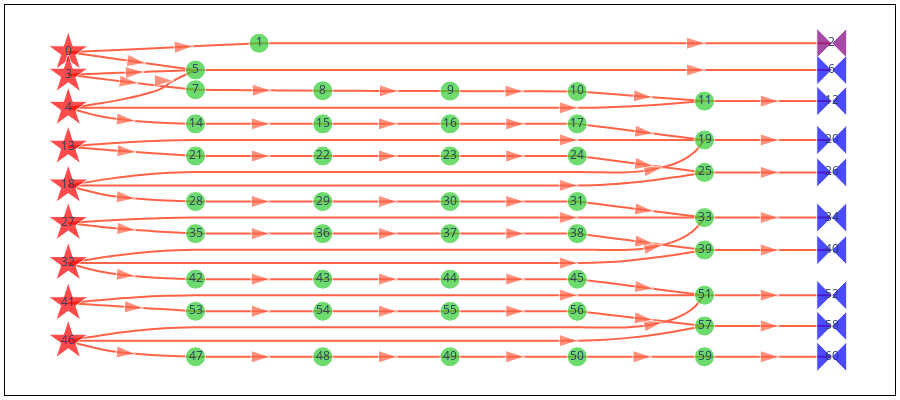

Notebook cell for this chart:
### Markdown cell above
The number of nodes in the `samplex` has grown considerably!

### Code cell
template_circuit, samplex = build(boxed_circuit)

fig = samplex.draw()
fig.update_layout(width=900, height=400)
fig.show()

### Figure 1 — Plotly figure (JSON) as saved in the notebook; plotly's stock layout.template omitted (floating-point values rounded to 4 significant figures; data arrays with more than 128 entries replaced by an {"elided": "..."} marker saying what was removed)
{"data": [{"hoverinfo": "text", "hovertext": {"elided": "692 null values"}, "line": {"color": "tomato", "shape": "spline", "smoothing": 1}, "marker": {"angleref": "previous", "size": {"elided": "692 int values"}, "symbol": {"elided": "692 str values"}}, "mode": "lines+markers", "type": "scatter", "x": {"elided": "692 float values"}, "xaxis": "x", "y": {"elided": "692 float values"}, "yaxis": "y"}, {"hoverinfo": "text", "hoverlabel": {"bgcolor": "lightyellow", "font": {"color": "black", "family": "Times New Roman"}}, "hovertext": ["<b>TwirlSamplingNode(<+lhs_0, +rhs_0>)</b><br>\n• <b>instantiates</b>: {lhs_0: (6, 'VirtualType.PAULI'), rhs_0: (6, 'VirtualType.PAULI')}<br>\n────────────────────────────<b></b><br>\n ▸ <b>LHS Register</b>: 'lhs_0'<br>\n ▸ <b>RHS Register</b>: 'rhs_0'<br>\n ▸ <b>Distribution</b>: UniformPauli(<num_subsystems=6, register_type=VirtualType.PAULI>)", "<b>SliceRegisterNode(<rhs_0(r), +z2_collect_1>)</b><br>\n• <b>reads_from</b>: {rhs_0: ([0, 1, 2, 3, 4, 5], 'VirtualType.PAULI')}<br>\n• <b>instantiates</b>: {z2_collect_1: (6, 'VirtualType.Z2')}<br>\n────────────────────────────<b></b>", "<b>CollectZ2ToOutputNode(<z2_collect_1(r)>)</b><br>\n• <b>reads_from</b>: {z2_collect_1: ([0, 1, 2, 3, 4, 5], 'VirtualType.Z2')}<br>\n• <b>outputs_to</b>: {measurement_flips.meas: ([0, 1, 2, 3, 4, 5], 'VirtualType.Z2')}<br>\n────────────────────────────<b></b><br>\n ▸ <b>Register Name</b>: 'z2_collect_1'<br>\n ▸ <b>Output Name</b>: measurement_flips.meas<br>\n ▸ <b>Subsystem Indices</b>: [0 1 2 3 4 5]", "<b>TwirlSamplingNode(<+lhs_2, +rhs_2>)</b><br>\n• <b>instantiates</b>: {lhs_2: (4, 'VirtualType.PAULI'), rhs_2: (4, 'VirtualType.PAULI')}<br>\n────────────────────────────<b></b><br>\n ▸ <b>LHS Register</b>: 'lhs_2'<br>\n ▸ <b>RHS Register</b>: 'rhs_2'<br>\n ▸ <b>Distribution</b>: UniformPauli(<num_subsystems=4, register_type=VirtualType.PAULI>)", "<b>TwirlSamplingNode(<+lhs_3, +rhs_3>)</b><br>\n• <b>instantiates</b>: {lhs_3: (6, 'VirtualType.PAULI'), rhs_3: (6, 'VirtualType.PAULI')}<br>\n────────────────────────────<b></b><br>\n ▸ <b>LHS Register</b>: 'lhs_3'<br>\n ▸ <b>RHS Register</b>: 'rhs_3'<br>\n ▸ <b>Distribution</b>: UniformPauli(<num_subsystems=6, register_type=VirtualType.PAULI>)", "<b>CombineRegistersNode(<lhs_0(r), rhs_2(r), rhs_3(r), +collect_4>)</b><br>\n• <b>reads_from</b>\n</br>&nbsp;&nbsp;&nbsp;&nbsp;&nbsp;• lhs_0: ([0, 1, 2, 3, 4, 5], 'VirtualType.PAULI')\n</br>&nbsp;&nbsp;&nbsp;&nbsp;&nbsp;• rhs_2: ([0, 1, 2, 3], 'VirtualType.PAULI')\n</br>&nbsp;&nbsp;&nbsp;&nbsp;&nbsp;• rhs_3: ([0, 5], 'VirtualType.PAULI')<br>\n• <b>instantiates</b>: {collect_4: (6, 'VirtualType.U2')}<br>\n────────────────────────────<b></b><br>\n ▸ <b>Output Type</b>: U2<br>\n ▸ <b>Output Num Subsystems</b>: 6<br>\n ▸ <b>Operands</b>: {'lhs_0': ([0, 1, 2, 3, 4, 5], [0, 1, 2, 3, 4, 5], 'VirtualType.PAULI'), 'rhs_2': ([0, 1, 2, 3], [1, 2, 3, 4], 'VirtualType.PAULI'), 'rhs_3': ([0, 5], [0, 5], 'VirtualType.PAULI')}", "<b>CollectTemplateValues(<collect_4(r)>)</b><br>\n• <b>reads_from</b>: {collect_4: ([0, 1, 2, 3, 4, 5], 'VirtualType.U2')}<br>\n────────────────────────────<b></b><br>\n ▸ <b>Output Name</b>: 'parameter_values'<br>\n ▸ <b>Template Indices</b>: [[120, 121, 122], [123, 124, 125], [126, 127, 128], [129, 130, 131], [132, 133, 134], [135, 136, 137]]<br>\n ▸ <b>Register Name</b>: 'collect_4'<br>\n ▸ <b><class 'samplomatic.synths.synth.Synth'></b>: RzSxSynth(<num_qubits_per_subsystem=1, num_params_per_subsystem=3>)", "<b>SliceRegisterNode(<lhs_2(r), +leftwards_5>)</b><br>\n• <b>reads_from</b>: {lhs_2: ([0, 1, 2, 3], 'VirtualType.PAULI')}<br>\n• <b>instantiates</b>: {leftwards_5: (4, 'VirtualType.PAULI')}<br>\n────────────────────────────<b></b>", "<b>PauliPastCliffordNode(<leftwards_5(r), leftwards_5(w)>)</b><br>\n• <b>reads_from</b>: {leftwards_5: ([0, 1, 2, 3], 'VirtualType.PAULI')}<br>\n• <b>writes_to</b>: {leftwards_5: ([0, 1, 2, 3], 'VirtualType.PAULI')}<br>\n────────────────────────────<b></b><br>\n ▸ <b>Operation</b>: 'cx'<br>\n ▸ <b>Register Name</b>: 'leftwards_5'<br>\n ▸ <b>Subsystem Indices</b>: [[0, 1], [2, 3]]", "<b>SliceRegisterNode(<leftwards_5(r), +leftwards_6>)</b><br>\n• <b>reads_from</b>: {leftwards_5: ([0, 1, 2, 3], 'VirtualType.PAULI')}<br>\n• <b>instantiates</b>: {leftwards_6: (4, 'VirtualType.U2')}<br>\n────────────────────────────<b></b>", "<b>RightU2ParametricMultiplicationNode(<leftwards_6(w)>)</b><br>\n• <b>writes_to</b>: {leftwards_6: ([0, 1, 2, 3], 'VirtualType.U2')}<br>\n────────────────────────────<b></b><br>\n ▸ <b>Operand</b>: 'rx'<br>\n ▸ <b>Parameter Indices</b>: [0, 1, 2, 3]", "<b>CombineRegistersNode(<leftwards_6(r), rhs_3(r), +collect_7>)</b><br>\n• <b>reads_from</b>: {leftwards_6: ([0, 1, 2, 3], 'VirtualType.U2'), rhs_3: ([1, 2, 3, 4], 'VirtualType.PAULI')}<br>\n• <b>instantiates</b>: {collect_7: (4, 'VirtualType.U2')}<br>\n────────────────────────────<b></b><br>\n ▸ <b>Output Type</b>: U2<br>\n ▸ <b>Output Num Subsystems</b>: 4<br>\n ▸ <b>Operands</b>: {'leftwards_6': ([3, 2, 1, 0], [0, 1, 2, 3], 'VirtualType.U2'), 'rhs_3': ([1, 2, 3, 4], [0, 1, 2, 3], 'VirtualType.PAULI')}", "<b>CollectTemplateValues(<collect_7(r)>)</b><br>\n• <b>reads_from</b>: {collect_7: ([0, 1, 2, 3], 'VirtualType.U2')}<br>\n────────────────────────────<b></b><br>\n ▸ <b>Output Name</b>: 'parameter_values'<br>\n ▸ <b>Template Indices</b>: [[108, 109, 110], [111, 112, 113], [114, 115, 116], [117, 118, 119]]<br>\n ▸ <b>Register Name</b>: 'collect_7'<br>\n ▸ <b><class 'samplomatic.synths.synth.Synth'></b>: RzSxSynth(<num_qubits_per_subsystem=1, num_params_per_subsystem=3>)", "<b>TwirlSamplingNode(<+lhs_8, +rhs_8>)</b><br>\n• <b>instantiates</b>: {lhs_8: (4, 'VirtualType.PAULI'), rhs_8: (4, 'VirtualType.PAULI')}<br>\n────────────────────────────<b></b><br>\n ▸ <b>LHS Register</b>: 'lhs_8'<br>\n ▸ <b>RHS Register</b>: 'rhs_8'<br>\n ▸ <b>Distribution</b>: UniformPauli(<num_subsystems=4, register_type=VirtualType.PAULI>)", "<b>SliceRegisterNode(<lhs_3(r), +leftwards_9>)</b><br>\n• <b>reads_from</b>: {lhs_3: ([0, 1, 2, 3, 4, 5], 'VirtualType.PAULI')}<br>\n• <b>instantiates</b>: {leftwards_9: (6, 'VirtualType.PAULI')}<br>\n────────────────────────────<b></b>", "<b>PauliPastCliffordNode(<leftwards_9(r), leftwards_9(w)>)</b><br>\n• <b>reads_from</b>: {leftwards_9: ([0, 1, 2, 3, 4, 5], 'VirtualType.PAULI')}<br>\n• <b>writes_to</b>: {leftwards_9: ([0, 1, 2, 3, 4, 5], 'VirtualType.PAULI')}<br>\n────────────────────────────<b></b><br>\n ▸ <b>Operation</b>: 'cx'<br>\n ▸ <b>Register Name</b>: 'leftwards_9'<br>\n ▸ <b>Subsystem Indices</b>: [[0, 1], [2, 3], [4, 5]]", "<b>SliceRegisterNode(<leftwards_9(r), +leftwards_10>)</b><br>\n• <b>reads_from</b>: {leftwards_9: ([0, 1, 2, 3, 4, 5], 'VirtualType.PAULI')}<br>\n• <b>instantiates</b>: {leftwards_10: (6, 'VirtualType.U2')}<br>\n────────────────────────────<b></b>", "<b>RightU2ParametricMultiplicationNode(<leftwards_10(w)>)</b><br>\n• <b>writes_to</b>: {leftwards_10: ([0, 1, 2, 3, 4, 5], 'VirtualType.U2')}<br>\n────────────────────────────<b></b><br>\n ▸ <b>Operand</b>: 'rx'<br>\n ▸ <b>Parameter Indices</b>: [4, 5, 6, 7, 8, 9]", "<b>TwirlSamplingNode(<+lhs_11, +rhs_11>)</b><br>\n• <b>instantiates</b>: {lhs_11: (6, 'VirtualType.PAULI'), rhs_11: (6, 'VirtualType.PAULI')}<br>\n────────────────────────────<b></b><br>\n ▸ <b>LHS Register</b>: 'lhs_11'<br>\n ▸ <b>RHS Register</b>: 'rhs_11'<br>\n ▸ <b>Distribution</b>: UniformPauli(<num_subsystems=6, register_type=VirtualType.PAULI>)", "<b>CombineRegistersNode(<leftwards_10(r), rhs_11(r), rhs_8(r), +collect_12>)</b><br>\n• <b>reads_from</b>\n</br>&nbsp;&nbsp;&nbsp;&nbsp;&nbsp;• leftwards_10: ([0, 1, 2, 3, 4, 5], 'VirtualType.U2')\n</br>&nbsp;&nbsp;&nbsp;&nbsp;&nbsp;• rhs_11: ([0, 5], 'VirtualType.PAULI')\n</br>&nbsp;&nbsp;&nbsp;&nbsp;&nbsp;• rhs_8: ([0, 1, 2, 3], 'VirtualType.PAULI')<br>\n• <b>instantiates</b>: {collect_12: (6, 'VirtualType.U2')}<br>\n────────────────────────────<b></b><br>\n ▸ <b>Output Type</b>: U2<br>\n ▸ <b>Output Num Subsystems</b>: 6<br>\n ▸ <b>Operands</b>: {'leftwards_10': ([5, 4, 3, 2, 1, 0], [0, 1, 2, 3, 4, 5], 'VirtualType.U2'), 'rhs_8': ([0, 1, 2, 3], [1, 2, 3, 4], 'VirtualType.PAULI'), 'rhs_11': ([0, 5], [0, 5], 'VirtualType.PAULI')}", "<b>CollectTemplateValues(<collect_12(r)>)</b><br>\n• <b>reads_from</b>: {collect_12: ([0, 1, 2, 3, 4, 5], 'VirtualType.U2')}<br>\n────────────────────────────<b></b><br>\n ▸ <b>Output Name</b>: 'parameter_values'<br>\n ▸ <b>Template Indices</b>: [[90, 91, 92], [93, 94, 95], [96, 97, 98], [99, 100, 101], [102, 103, 104], [105, 106, 107]]<br>\n ▸ <b>Register Name</b>: 'collect_12'<br>\n ▸ <b><class 'samplomatic.synths.synth.Synth'></b>: RzSxSynth(<num_qubits_per_subsystem=1, num_params_per_subsystem=3>)", "<b>SliceRegisterNode(<lhs_8(r), +leftwards_13>)</b><br>\n• <b>reads_from</b>: {lhs_8: ([0, 1, 2, 3], 'VirtualType.PAULI')}<br>\n• <b>instantiates</b>: {leftwards_13: (4, 'VirtualType.PAULI')}<br>\n────────────────────────────<b></b>", "<b>PauliPastCliffordNode(<leftwards_13(r), leftwards_13(w)>)</b><br>\n• <b>reads_from</b>: {leftwards_13: ([0, 1, 2, 3], 'VirtualType.PAULI')}<br>\n• <b>writes_to</b>: {leftwards_13: ([0, 1, 2, 3], 'VirtualType.PAULI')}<br>\n────────────────────────────<b></b><br>\n ▸ <b>Operation</b>: 'cx'<br>\n ▸ <b>Register Name</b>: 'leftwards_13'<br>\n ▸ <b>Subsystem Indices</b>: [[0, 1], [2, 3]]", "<b>SliceRegisterNode(<leftwards_13(r), +leftwards_14>)</b><br>\n• <b>reads_from</b>: {leftwards_13: ([0, 1, 2, 3], 'VirtualType.PAULI')}<br>\n• <b>instantiates</b>: {leftwards_14: (4, 'VirtualType.U2')}<br>\n────────────────────────────<b></b>", "<b>RightU2ParametricMultiplicationNode(<leftwards_14(w)>)</b><br>\n• <b>writes_to</b>: {leftwards_14: ([0, 1, 2, 3], 'VirtualType.U2')}<br>\n────────────────────────────<b></b><br>\n ▸ <b>Operand</b>: 'rx'<br>\n ▸ <b>Parameter Indices</b>: [10, 11, 12, 13]", "<b>CombineRegistersNode(<leftwards_14(r), rhs_11(r), +collect_15>)</b><br>\n• <b>reads_from</b>: {leftwards_14: ([0, 1, 2, 3], 'VirtualType.U2'), rhs_11: ([1, 2, 3, 4], 'VirtualType.PAULI')}<br>\n• <b>instantiates</b>: {collect_15: (4, 'VirtualType.U2')}<br>\n────────────────────────────<b></b><br>\n ▸ <b>Output Type</b>: U2<br>\n ▸ <b>Output Num Subsystems</b>: 4<br>\n ▸ <b>Operands</b>: {'leftwards_14': ([3, 2, 1, 0], [0, 1, 2, 3], 'VirtualType.U2'), 'rhs_11': ([1, 2, 3, 4], [0, 1, 2, 3], 'VirtualType.PAULI')}", "<b>CollectTemplateValues(<collect_15(r)>)</b><br>\n• <b>reads_from</b>: {collect_15: ([0, 1, 2, 3], 'VirtualType.U2')}<br>\n────────────────────────────<b></b><br>\n ▸ <b>Output Name</b>: 'parameter_values'<br>\n ▸ <b>Template Indices</b>: [[78, 79, 80], [81, 82, 83], [84, 85, 86], [87, 88, 89]]<br>\n ▸ <b>Register Name</b>: 'collect_15'<br>\n ▸ <b><class 'samplomatic.synths.synth.Synth'></b>: RzSxSynth(<num_qubits_per_subsystem=1, num_params_per_subsystem=3>)", "<b>TwirlSamplingNode(<+lhs_16, +rhs_16>)</b><br>\n• <b>instantiates</b>: {lhs_16: (4, 'VirtualType.PAULI'), rhs_16: (4, 'VirtualType.PAULI')}<br>\n────────────────────────────<b></b><br>\n ▸ <b>LHS Register</b>: 'lhs_16'<br>\n ▸ <b>RHS Register</b>: 'rhs_16'<br>\n ▸ <b>Distribution</b>: UniformPauli(<num_subsystems=4, register_type=VirtualType.PAULI>)", "<b>SliceRegisterNode(<lhs_11(r), +leftwards_17>)</b><br>\n• <b>reads_from</b>: {lhs_11: ([0, 1, 2, 3, 4, 5], 'VirtualType.PAULI')}<br>\n• <b>instantiates</b>: {leftwards_17: (6, 'VirtualType.PAULI')}<br>\n────────────────────────────<b></b>", "<b>PauliPastCliffordNode(<leftwards_17(r), leftwards_17(w)>)</b><br>\n• <b>reads_from</b>: {leftwards_17: ([0, 1, 2, 3, 4, 5], 'VirtualType.PAULI')}<br>\n• <b>writes_to</b>: {leftwards_17: ([0, 1, 2, 3, 4, 5], 'VirtualType.PAULI')}<br>\n────────────────────────────<b></b><br>\n ▸ <b>Operation</b>: 'cx'<br>\n ▸ <b>Register Name</b>: 'leftwards_17'<br>\n ▸ <b>Subsystem Indices</b>: [[0, 1], [2, 3], [4, 5]]", "<b>SliceRegisterNode(<leftwards_17(r), +leftwards_18>)</b><br>\n• <b>reads_from</b>: {leftwards_17: ([0, 1, 2, 3, 4, 5], 'VirtualType.PAULI')}<br>\n• <b>instantiates</b>: {leftwards_18: (6, 'VirtualType.U2')}<br>\n────────────────────────────<b></b>", "<b>RightU2ParametricMultiplicationNode(<leftwards_18(w)>)</b><br>\n• <b>writes_to</b>: {leftwards_18: ([0, 1, 2, 3, 4, 5], 'VirtualType.U2')}<br>\n────────────────────────────<b></b><br>\n ▸ <b>Operand</b>: 'rx'<br>\n ▸ <b>Parameter Indices</b>: [14, 15, 16, 17, 18, 19]", "<b>TwirlSamplingNode(<+lhs_19, +rhs_19>)</b><br>\n• <b>instantiates</b>: {lhs_19: (6, 'VirtualType.PAULI'), rhs_19: (6, 'VirtualType.PAULI')}<br>\n────────────────────────────<b></b><br>\n ▸ <b>LHS Register</b>: 'lhs_19'<br>\n ▸ <b>RHS Register</b>: 'rhs_19'<br>\n ▸ <b>Distribution</b>: UniformPauli(<num_subsystems=6, register_type=VirtualType.PAULI>)", "<b>CombineRegistersNode(<leftwards_18(r), rhs_16(r), rhs_19(r), +collect_20>)</b><br>\n• <b>reads_from</b>\n</br>&nbsp;&nbsp;&nbsp;&nbsp;&nbsp;• leftwards_18: ([0, 1, 2, 3, 4, 5], 'VirtualType.U2')\n</br>&nbsp;&nbsp;&nbsp;&nbsp;&nbsp;• rhs_16: ([0, 1, 2, 3], 'VirtualType.PAULI')\n</br>&nbsp;&nbsp;&nbsp;&nbsp;&nbsp;• rhs_19: ([0, 5], 'VirtualType.PAULI')<br>\n• <b>instantiates</b>: {collect_20: (6, 'VirtualType.U2')}<br>\n────────────────────────────<b></b><br>\n ▸ <b>Output Type</b>: U2<br>\n ▸ <b>Output Num Subsystems</b>: 6<br>\n ▸ <b>Operands</b>: {'leftwards_18': ([5, 4, 3, 2, 1, 0], [0, 1, 2, 3, 4, 5], 'VirtualType.U2'), 'rhs_16': ([0, 1, 2, 3], [1, 2, 3, 4], 'VirtualType.PAULI'), 'rhs_19': ([0, 5], [0, 5], 'VirtualType.PAULI')}", "<b>CollectTemplateValues(<collect_20(r)>)</b><br>\n• <b>reads_from</b>: {collect_20: ([0, 1, 2, 3, 4, 5], 'VirtualType.U2')}<br>\n────────────────────────────<b></b><br>\n ▸ <b>Output Name</b>: 'parameter_values'<br>\n ▸ <b>Template Indices</b>: [[60, 61, 62], [63, 64, 65], [66, 67, 68], [69, 70, 71], [72, 73, 74], [75, 76, 77]]<br>\n ▸ <b>Register Name</b>: 'collect_20'<br>\n ▸ <b><class 'samplomatic.synths.synth.Synth'></b>: RzSxSynth(<num_qubits_per_subsystem=1, num_params_per_subsystem=3>)", "<b>SliceRegisterNode(<lhs_16(r), +leftwards_21>)</b><br>\n• <b>reads_from</b>: {lhs_16: ([0, 1, 2, 3], 'VirtualType.PAULI')}<br>\n• <b>instantiates</b>: {leftwards_21: (4, 'VirtualType.PAULI')}<br>\n────────────────────────────<b></b>", "<b>PauliPastCliffordNode(<leftwards_21(r), leftwards_21(w)>)</b><br>\n• <b>reads_from</b>: {leftwards_21: ([0, 1, 2, 3], 'VirtualType.PAULI')}<br>\n• <b>writes_to</b>: {leftwards_21: ([0, 1, 2, 3], 'VirtualType.PAULI')}<br>\n────────────────────────────<b></b><br>\n ▸ <b>Operation</b>: 'cx'<br>\n ▸ <b>Register Name</b>: 'leftwards_21'<br>\n ▸ <b>Subsystem Indices</b>: [[0, 1], [2, 3]]", "<b>SliceRegisterNode(<leftwards_21(r), +leftwards_22>)</b><br>\n• <b>reads_from</b>: {leftwards_21: ([0, 1, 2, 3], 'VirtualType.PAULI')}<br>\n• <b>instantiates</b>: {leftwards_22: (4, 'VirtualType.U2')}<br>\n────────────────────────────<b></b>", "<b>RightU2ParametricMultiplicationNode(<leftwards_22(w)>)</b><br>\n• <b>writes_to</b>: {leftwards_22: ([0, 1, 2, 3], 'VirtualType.U2')}<br>\n────────────────────────────<b></b><br>\n ▸ <b>Operand</b>: 'rx'<br>\n ▸ <b>Parameter Indices</b>: [20, 21, 22, 23]", "<b>CombineRegistersNode(<leftwards_22(r), rhs_19(r), +collect_23>)</b><br>\n• <b>reads_from</b>: {leftwards_22: ([0, 1, 2, 3], 'VirtualType.U2'), rhs_19: ([1, 2, 3, 4], 'VirtualType.PAULI')}<br>\n• <b>instantiates</b>: {collect_23: (4, 'VirtualType.U2')}<br>\n────────────────────────────<b></b><br>\n ▸ <b>Output Type</b>: U2<br>\n ▸ <b>Output Num Subsystems</b>: 4<br>\n ▸ <b>Operands</b>: {'leftwards_22': ([3, 2, 1, 0], [0, 1, 2, 3], 'VirtualType.U2'), 'rhs_19': ([1, 2, 3, 4], [0, 1, 2, 3], 'VirtualType.PAULI')}", "<b>CollectTemplateValues(<collect_23(r)>)</b><br>\n• <b>reads_from</b>: {collect_23: ([0, 1, 2, 3], 'VirtualType.U2')}<br>\n────────────────────────────<b></b><br>\n ▸ <b>Output Name</b>: 'parameter_values'<br>\n ▸ <b>Template Indices</b>: [[48, 49, 50], [51, 52, 53], [54, 55, 56], [57, 58, 59]]<br>\n ▸ <b>Register Name</b>: 'collect_23'<br>\n ▸ <b><class 'samplomatic.synths.synth.Synth'></b>: RzSxSynth(<num_qubits_per_subsystem=1, num_params_per_subsystem=3>)", "<b>TwirlSamplingNode(<+lhs_24, +rhs_24>)</b><br>\n• <b>instantiates</b>: {lhs_24: (4, 'VirtualType.PAULI'), rhs_24: (4, 'VirtualType.PAULI')}<br>\n────────────────────────────<b></b><br>\n ▸ <b>LHS Register</b>: 'lhs_24'<br>\n ▸ <b>RHS Register</b>: 'rhs_24'<br>\n ▸ <b>Distribution</b>: UniformPauli(<num_subsystems=4, register_type=VirtualType.PAULI>)", "<b>SliceRegisterNode(<lhs_19(r), +leftwards_25>)</b><br>\n• <b>reads_from</b>: {lhs_19: ([0, 1, 2, 3, 4, 5], 'VirtualType.PAULI')}<br>\n• <b>instantiates</b>: {leftwards_25: (6, 'VirtualType.PAULI')}<br>\n────────────────────────────<b></b>", "<b>PauliPastCliffordNode(<leftwards_25(r), leftwards_25(w)>)</b><br>\n• <b>reads_from</b>: {leftwards_25: ([0, 1, 2, 3, 4, 5], 'VirtualType.PAULI')}<br>\n• <b>writes_to</b>: {leftwards_25: ([0, 1, 2, 3, 4, 5], 'VirtualType.PAULI')}<br>\n────────────────────────────<b></b><br>\n ▸ <b>Operation</b>: 'cx'<br>\n ▸ <b>Register Name</b>: 'leftwards_25'<br>\n ▸ <b>Subsystem Indices</b>: [[0, 1], [2, 3], [4, 5]]", "<b>SliceRegisterNode(<leftwards_25(r), +leftwards_26>)</b><br>\n• <b>reads_from</b>: {leftwards_25: ([0, 1, 2, 3, 4, 5], 'VirtualType.PAULI')}<br>\n• <b>instantiates</b>: {leftwards_26: (6, 'VirtualType.U2')}<br>\n────────────────────────────<b></b>", "<b>RightU2ParametricMultiplicationNode(<leftwards_26(w)>)</b><br>\n• <b>writes_to</b>: {leftwards_26: ([0, 1, 2, 3, 4, 5], 'VirtualType.U2')}<br>\n────────────────────────────<b></b><br>\n ▸ <b>Operand</b>: 'rx'<br>\n ▸ <b>Parameter Indices</b>: [24, 25, 26, 27, 28, 29]", "<b>TwirlSamplingNode(<+lhs_27, +rhs_27>)</b><br>\n• <b>instantiates</b>: {lhs_27: (6, 'VirtualType.PAULI'), rhs_27: (6, 'VirtualType.PAULI')}<br>\n────────────────────────────<b></b><br>\n ▸ <b>LHS Register</b>: 'lhs_27'<br>\n ▸ <b>RHS Register</b>: 'rhs_27'<br>\n ▸ <b>Distribution</b>: UniformPauli(<num_subsystems=6, register_type=VirtualType.PAULI>)", "<b>SliceRegisterNode(<lhs_27(r), +leftwards_28>)</b><br>\n• <b>reads_from</b>: {lhs_27: ([0, 1, 2, 3, 4, 5], 'VirtualType.PAULI')}<br>\n• <b>instantiates</b>: {leftwards_28: (6, 'VirtualType.PAULI')}<br>\n────────────────────────────<b></b>", "<b>PauliPastCliffordNode(<leftwards_28(r), leftwards_28(w)>)</b><br>\n• <b>reads_from</b>: {leftwards_28: ([0, 1, 2, 3, 4, 5], 'VirtualType.PAULI')}<br>\n• <b>writes_to</b>: {leftwards_28: ([0, 1, 2, 3, 4, 5], 'VirtualType.PAULI')}<br>\n────────────────────────────<b></b><br>\n ▸ <b>Operation</b>: 'cx'<br>\n ▸ <b>Register Name</b>: 'leftwards_28'<br>\n ▸ <b>Subsystem Indices</b>: [[0, 1], [2, 3], [4, 5]]", "<b>SliceRegisterNode(<leftwards_28(r), +leftwards_29>)</b><br>\n• <b>reads_from</b>: {leftwards_28: ([0, 1, 2, 3, 4, 5], 'VirtualType.PAULI')}<br>\n• <b>instantiates</b>: {leftwards_29: (6, 'VirtualType.U2')}<br>\n────────────────────────────<b></b>", "<b>RightU2ParametricMultiplicationNode(<leftwards_29(w)>)</b><br>\n• <b>writes_to</b>: {leftwards_29: ([0, 1, 2, 3, 4, 5], 'VirtualType.U2')}<br>\n────────────────────────────<b></b><br>\n ▸ <b>Operand</b>: 'rx'<br>\n ▸ <b>Parameter Indices</b>: [30, 31, 32, 33, 34, 35]", "<b>CombineRegistersNode(<leftwards_26(r), rhs_24(r), rhs_27(r), +collect_30>)</b><br>\n• <b>reads_from</b>\n</br>&nbsp;&nbsp;&nbsp;&nbsp;&nbsp;• leftwards_26: ([0, 1, 2, 3, 4, 5], 'VirtualType.U2')\n</br>&nbsp;&nbsp;&nbsp;&nbsp;&nbsp;• rhs_24: ([0, 1, 2, 3], 'VirtualType.PAULI')\n</br>&nbsp;&nbsp;&nbsp;&nbsp;&nbsp;• rhs_27: ([0, 5], 'VirtualType.PAULI')<br>\n• <b>instantiates</b>: {collect_30: (6, 'VirtualType.U2')}<br>\n────────────────────────────<b></b><br>\n ▸ <b>Output Type</b>: U2<br>\n ▸ <b>Output Num Subsystems</b>: 6<br>\n ▸ <b>Operands</b>: {'leftwards_26': ([5, 4, 3, 2, 1, 0], [0, 1, 2, 3, 4, 5], 'VirtualType.U2'), 'rhs_24': ([0, 1, 2, 3], [1, 2, 3, 4], 'VirtualType.PAULI'), 'rhs_27': ([0, 5], [0, 5], 'VirtualType.PAULI')}", "<b>CollectTemplateValues(<collect_30(r)>)</b><br>\n• <b>reads_from</b>: {collect_30: ([0, 1, 2, 3, 4, 5], 'VirtualType.U2')}<br>\n────────────────────────────<b></b><br>\n ▸ <b>Output Name</b>: 'parameter_values'<br>\n ▸ <b>Template Indices</b>: [[30, 31, 32], [33, 34, 35], [36, 37, 38], [39, 40, 41], [42, 43, 44], [45, 46, 47]]<br>\n ▸ <b>Register Name</b>: 'collect_30'<br>\n ▸ <b><class 'samplomatic.synths.synth.Synth'></b>: RzSxSynth(<num_qubits_per_subsystem=1, num_params_per_subsystem=3>)", "<b>SliceRegisterNode(<lhs_24(r), +leftwards_31>)</b><br>\n• <b>reads_from</b>: {lhs_24: ([0, 1, 2, 3], 'VirtualType.PAULI')}<br>\n• <b>instantiates</b>: {leftwards_31: (4, 'VirtualType.PAULI')}<br>\n────────────────────────────<b></b>", "<b>PauliPastCliffordNode(<leftwards_31(r), leftwards_31(w)>)</b><br>\n• <b>reads_from</b>: {leftwards_31: ([0, 1, 2, 3], 'VirtualType.PAULI')}<br>\n• <b>writes_to</b>: {leftwards_31: ([0, 1, 2, 3], 'VirtualType.PAULI')}<br>\n────────────────────────────<b></b><br>\n ▸ <b>Operation</b>: 'cx'<br>\n ▸ <b>Register Name</b>: 'leftwards_31'<br>\n ▸ <b>Subsystem Indices</b>: [[0, 1], [2, 3]]", "<b>SliceRegisterNode(<leftwards_31(r), +leftwards_32>)</b><br>\n• <b>reads_from</b>: {leftwards_31: ([0, 1, 2, 3], 'VirtualType.PAULI')}<br>\n• <b>instantiates</b>: {leftwards_32: (4, 'VirtualType.U2')}<br>\n────────────────────────────<b></b>", "<b>RightU2ParametricMultiplicationNode(<leftwards_32(w)>)</b><br>\n• <b>writes_to</b>: {leftwards_32: ([0, 1, 2, 3], 'VirtualType.U2')}<br>\n────────────────────────────<b></b><br>\n ▸ <b>Operand</b>: 'rx'<br>\n ▸ <b>Parameter Indices</b>: [36, 37, 38, 39]", "<b>CombineRegistersNode(<leftwards_32(r), rhs_27(r), +collect_33>)</b><br>\n• <b>reads_from</b>: {leftwards_32: ([0, 1, 2, 3], 'VirtualType.U2'), rhs_27: ([1, 2, 3, 4], 'VirtualType.PAULI')}<br>\n• <b>instantiates</b>: {collect_33: (4, 'VirtualType.U2')}<br>\n────────────────────────────<b></b><br>\n ▸ <b>Output Type</b>: U2<br>\n ▸ <b>Output Num Subsystems</b>: 4<br>\n ▸ <b>Operands</b>: {'leftwards_32': ([3, 2, 1, 0], [0, 1, 2, 3], 'VirtualType.U2'), 'rhs_27': ([1, 2, 3, 4], [0, 1, 2, 3], 'VirtualType.PAULI')}", "<b>CollectTemplateValues(<collect_33(r)>)</b><br>\n• <b>reads_from</b>: {collect_33: ([0, 1, 2, 3], 'VirtualType.U2')}<br>\n────────────────────────────<b></b><br>\n ▸ <b>Output Name</b>: 'parameter_values'<br>\n ▸ <b>Template Indices</b>: [[18, 19, 20], [21, 22, 23], [24, 25, 26], [27, 28, 29]]<br>\n ▸ <b>Register Name</b>: 'collect_33'<br>\n ▸ <b><class 'samplomatic.synths.synth.Synth'></b>: RzSxSynth(<num_qubits_per_subsystem=1, num_params_per_subsystem=3>)", "<b>SliceRegisterNode(<leftwards_29(r), +collect_34>)</b><br>\n• <b>reads_from</b>: {leftwards_29: ([0, 1, 2, 3, 4, 5], 'VirtualType.U2')}<br>\n• <b>instantiates</b>: {collect_34: (6, 'VirtualType.U2')}<br>\n────────────────────────────<b></b>", "<b>CollectTemplateValues(<collect_34(r)>)</b><br>\n• <b>reads_from</b>: {collect_34: ([0, 1, 2, 3, 4, 5], 'VirtualType.U2')}<br>\n────────────────────────────<b></b><br>\n ▸ <b>Output Name</b>: 'parameter_values'<br>\n ▸ <b>Template Indices</b>: [[0, 1, 2], [3, 4, 5], [6, 7, 8], [9, 10, 11], [12, 13, 14], [15, 16, 17]]<br>\n ▸ <b>Register Name</b>: 'collect_34'<br>\n ▸ <b><class 'samplomatic.synths.synth.Synth'></b>: RzSxSynth(<num_qubits_per_subsystem=1, num_params_per_subsystem=3>)"], "marker": {"color": ["red", "limegreen", "purple", "red", "red", "limegreen", "blue", "limegreen", "limegreen", "limegreen", "limegreen", "limegreen", "blue", "red", "limegreen", "limegreen", "limegreen", "limegreen", "red", "limegreen", "blue", "limegreen", "limegreen", "limegreen", "limegreen", "limegreen", "blue", "red", "limegreen", "limegreen", "limegreen", "limegreen", "red", "limegreen", "blue", "limegreen", "limegreen", "limegreen", "limegreen", "limegreen", "blue", "red", "limegreen", "limegreen", "limegreen", "limegreen", "red", "limegreen", "limegreen", "limegreen", "limegreen", "limegreen", "blue", "limegreen", "limegreen", "limegreen", "limegreen", "limegreen", "blue", "limegreen", "blue"], "size": [30, 20, 30, 30, 30, 20, 30, 20, 20, 20, 20, 20, 30, 30, 20, 20, 20, 20, 30, 20, 30, 20, 20, 20, 20, 20, 30, 30, 20, 20, 20, 20, 30, 20, 30, 20, 20, 20, 20, 20, 30, 30, 20, 20, 20, 20, 30, 20, 20, 20, 20, 20, 30, 20, 20, 20, 20, 20, 30, 20, 30], "symbol": ["star", "circle", "bowtie", "star", "star", "circle", "bowtie", "circle", "circle", "circle", "circle", "circle", "bowtie", "star", "circle", "circle", "circle", "circle", "star", "circle", "bowtie", "circle", "circle", "circle", "circle", "circle", "bowtie", "star", "circle", "circle", "circle", "circle", "star", "circle", "bowtie", "circle", "circle", "circle", "circle", "circle", "bowtie", "star", "circle", "circle", "circle", "circle", "star", "circle", "circle", "circle", "circle", "circle", "bowtie", "circle", "circle", "circle", "circle", "circle", "bowtie", "circle", "bowtie"]}, "mode": "markers+text", "text": ["0", "1", "2", "3", "4", "5", "6", "7", "8", "9", "10", "11", "12", "13", "14", "15", "16", "17", "18", "19", "20", "21", "22", "23", "24", "25", "26", "27", "28", "29", "30", "31", "32", "33", "34", "35", "36", "37", "38", "39", "40", "41", "42", "43", "44", "45", "46", "47", "48", "49", "50", "51", "52", "53", "54", "55", "56", "57", "58", "59", "60"], "type": "scatter", "x": [0.2796, 2.696, 9.947, 0.2796, 0.2796, 1.891, 9.947, 1.891, 3.502, 5.113, 6.725, 8.336, 9.947, 0.2796, 1.891, 3.502, 5.113, 6.725, 0.2796, 8.336, 9.947, 1.891, 3.502, 5.113, 6.725, 8.336, 9.947, 0.2796, 1.891, 3.502, 5.113, 6.725, 0.2796, 8.336, 9.947, 1.891, 3.502, 5.113, 6.725, 8.336, 9.947, 0.2796, 1.891, 3.502, 5.113, 6.725, 0.2796, 1.891, 3.502, 5.113, 6.725, 8.336, 9.947, 1.891, 3.502, 5.113, 6.725, 8.336, 9.947, 8.336, 9.947], "xaxis": "x", "y": [12.92, 13.29, 13.29, 11.99, 10.61, 12.18, 12.18, 11.36, 11.32, 11.31, 11.29, 10.89, 10.89, 9.002, 9.946, 9.946, 9.946, 9.946, 7.391, 9.28, 9.28, 8.613, 8.613, 8.613, 8.613, 7.932, 7.932, 5.835, 6.724, 6.724, 6.724, 6.724, 4.168, 6.057, 6.057, 5.391, 5.391, 5.391, 5.391, 4.71, 4.71, 2.502, 3.502, 3.502, 3.502, 3.502, 0.9463, 0.2796, 0.2796, 0.2796, 0.2796, 2.835, 2.835, 2.168, 2.168, 2.168, 2.168, 1.557, 1.557, 0.2796, 0.2796], "yaxis": "y"}], "layout": {"height": 400, "margin": {"b": 5, "l": 5, "r": 5, "t": 5}, "paper_bgcolor": "white", "plot_bgcolor": "rgba(0,0,0,0)", "showlegend": false, "width": 900, "xaxis": {"anchor": "y", "domain": [0, 1], "linecolor": "black", "linewidth": 1, "mirror": true, "showgrid": false, "showline": true, "showticklabels": false, "zeroline": false}, "yaxis": {"anchor": "x", "domain": [0, 1], "linecolor": "black", "linewidth": 1, "mirror": true, "showgrid": false, "showline": true, "showticklabels": false, "zeroline": false}}}
